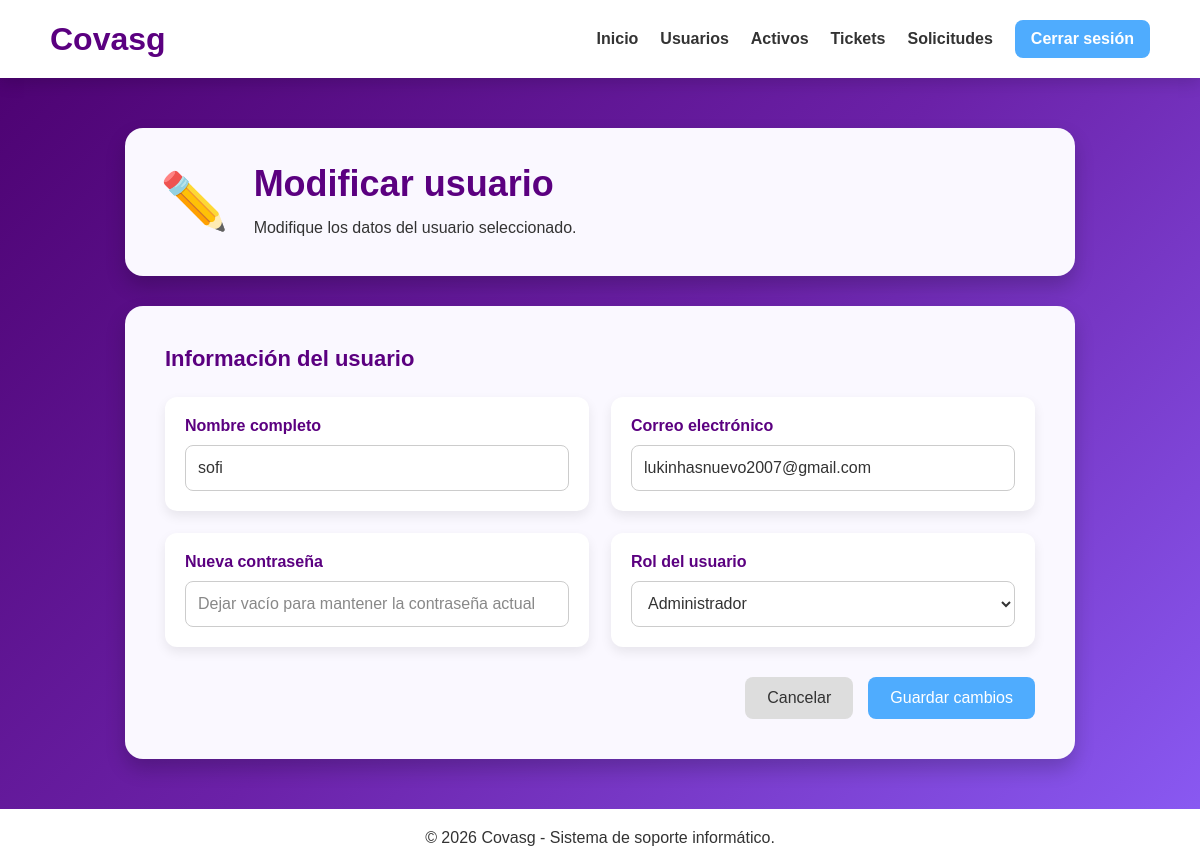
The app's page /administrador/modificarusuario.php?id=5 with its own data.
### tables this page shows
CREATE TABLE `usuario` (
  `id_usuario` int(11) NOT NULL AUTO_INCREMENT,
  `id_rol` int(11) NOT NULL,
  `nombre` varchar(100) NOT NULL,
  `correo` varchar(100) NOT NULL,
  `contrasenia` varchar(255) NOT NULL,
  PRIMARY KEY (`id_usuario`),
  UNIQUE KEY `correo` (`correo`),
  KEY `fk_usuario_rol` (`id_rol`),
  CONSTRAINT `fk_usuario_rol` FOREIGN KEY (`id_rol`) REFERENCES `rol` (`id_rol`) ON UPDATE CASCADE
);

CREATE TABLE `rol` (
  `id_rol` int(11) NOT NULL AUTO_INCREMENT,
  `nombre` varchar(50) NOT NULL,
  `descripcion` varchar(255) DEFAULT NULL,
  PRIMARY KEY (`id_rol`)
);

### administrador/modificarusuario.php (the view, shortened to what this page needs)
<?php
include("../php/conexion.php");
$id_usuario = $_GET["id"];
$consulta = "SELECT * FROM usuario
             WHERE id_usuario = '$id_usuario'";
$resultado = mysqli_query($conexion, $consulta);
$usuario = mysqli_fetch_array($resultado);
$consultaRoles = "SELECT * FROM rol";
$resultadoRoles = mysqli_query($conexion, $consultaRoles);
?>
<!DOCTYPE html>
<html lang="es">
<head>
    <link rel="stylesheet" href="css/altausuario.css">
</head>
<body>
<header>
    <h1>Covasg</h1>
    <nav>
        <a href="administrador.php">Inicio</a>
        <a href="usuarios.html">Usuarios</a>
        <a href="activos/consultaactivos.php">Activos</a>
        <a href="tickets/consultatickets.php">Tickets</a>
        <a href="solicitudes/consultasolicitudes.php">Solicitudes</a>
        <a href="../php/cerrarsesion.php" class="cerrar-sesion">Cerrar sesión</a>
    </nav>
</header>
<main>
    <section class="titulo">
        <div class="icono">
            ✏️
        </div>
        <div>
            <h2>Modificar usuario</h2>
            <p>
                Modifique los datos del usuario seleccionado.
            </p>
        </div>
    </section>
    <section class="formulario-contenedor">
        <h3>Información del usuario</h3>
        <form action="../php/modificar_usuario.php" method="POST">
            <div class="campos">
                <div class="campo">
                    <label for="nombre">
                        Nombre completo
                    </label>
                    <input
                        type="text"
                        id="nombre"
                        name="nombre"
                        value="<?php echo $usuario["nombre"]; ?>"
                        required
                    >
                </div>
                <div class="campo">
                    <label for="correo">
                        Correo electrónico
                    </label>
                    <input
                        type="email"
                        id="correo"
                        name="correo"
                        value="<?php echo $usuario["correo"]; ?>"
                        required
                    >
                </div>
                <div class="campo">
                    <label for="contrasenia">
                        Nueva contraseña
                    </label>
                    <input
                        type="password"
                        id="contrasenia"
                        name="contrasenia"
                        placeholder="Dejar vacío para mantener la contraseña actual"
                    >
                </div>
                <div class="campo">
                    <label for="id_rol">
                        Rol del usuario
                    </label>
                    <select
                        id="id_rol"
                        name="id_rol"
                        required
                    >
                        <?php while ($rol = mysqli_fetch_array($resultadoRoles)) { ?>
                            <option
                                value="<?php echo $rol["id_rol"]; ?>"
                                <?php
                                if ($rol["id_rol"] == $usuario["id_rol"]) {
                                    echo "selected";
                                }
                                ?>
                            >
                                <?php echo $rol["nombre"]; ?>
                            </option>
                        <?php } ?>
                    </select>
                </div>
            </div>
            <div class="botones">
                <a
                    href="consultausuario.php"
                    class="boton cancelar"
                >
                    Cancelar
                </a>
                <button
                    type="submit"
                    class="boton guardar"
                >
                    Guardar cambios
                </button>
            </div>
        </form>
    </section>
</main>
<footer>
    <p>
        © 2026 Covasg - Sistema de soporte informático.
    </p>
</footer>
</body>
</html>

### administrador/css/altausuario.css (style rules this page uses)
* { margin: 0; padding: 0; box-sizing: border-box; font-family: Arial, Helvetica, sans-serif; }
body { min-height: 100vh; background: linear-gradient(135deg, #4b006e, #6b21a8, #8b5cf6); color: #333; }
header { background: white; padding: 20px 50px; display: flex; justify-content: space-between; align-items: center; box-shadow: 0 5px 15px rgba(0, 0, 0, 0.15); }
header h1 { color: #5b0080; }
nav { display: flex; align-items: center; flex-wrap: wrap; }
nav a { color: #333; text-decoration: none; font-weight: bold; margin-left: 22px; transition: 0.3s; }
nav .cerrar-sesion { background: #4facfe; color: white; padding: 10px 16px; border-radius: 8px; }
main { width: 90%; max-width: 950px; margin: 50px auto; }
.titulo { background: #faf8ff; padding: 35px; border-radius: 18px; display: flex; align-items: center; gap: 25px; box-shadow: 0 10px 20px rgba(0, 0, 0, 0.2); margin-bottom: 30px; }
.icono { font-size: 55px; }
.titulo h2 { color: #5b0080; font-size: 36px; margin-bottom: 10px; }
.titulo p { line-height: 1.6; }
.formulario-contenedor { background: #faf8ff; padding: 40px; border-radius: 18px; box-shadow: 0 10px 20px rgba(0, 0, 0, 0.2); }
.formulario-contenedor h3 { color: #5b0080; margin-bottom: 25px; font-size: 22px; }
.campos { display: grid; grid-template-columns: repeat(2, 1fr); gap: 22px; }
.campo { background: white; padding: 20px; border-radius: 12px; box-shadow: 0 5px 12px rgba(0, 0, 0, 0.08); }
.campo label { display: block; color: #5b0080; font-weight: bold; margin-bottom: 10px; }
.campo input, .campo select { width: 100%; height: 46px; padding: 10px 12px; border: 1px solid #ccc; border-radius: 8px; background: white; color: #333; font-size: 16px; outline: none; transition: 0.3s; }
.campo input::placeholder { color: #888; }
.botones { display: flex; justify-content: flex-end; gap: 15px; margin-top: 30px; }
.boton { display: inline-block; padding: 12px 22px; border: none; border-radius: 8px; text-decoration: none; text-align: center; font-size: 16px; cursor: pointer; transition: 0.3s; }
.cancelar { background: #ddd; color: #333; }
.guardar { background: #4facfe; color: white; }
footer { background: white; text-align: center; padding: 20px; margin-top: 50px; }

### records on screen
usuario: nombre "sofi", correo "lukinhasnuevo2007@gmail.com", id_rol "Administrador"
